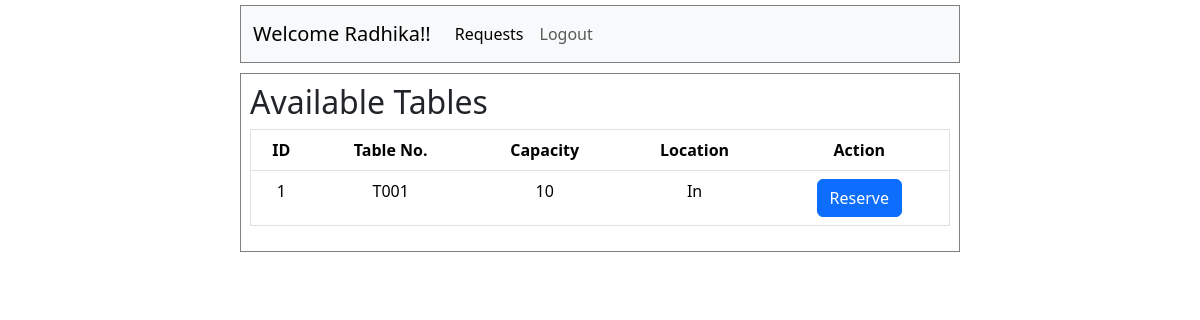
/user/2, run on the app's committed database.
### application/models.py (models this page shows)
class User(db.Model):
    id = db.Column(db.Integer, primary_key = True)
    username = db.Column(db.String, unique = True, nullable = False)
    email = db.Column(db.String, unique = True, nullable = False)
    password = db.Column(db.String, nullable = False)
    role = db.Column(db.String, nullable = False, default = 'customer')
    reservations = db.relationship('Reservation', backref = 'user')

class Table(db.Model):
    id = db.Column(db.Integer, primary_key = True)
    table_number = db.Column(db.Integer, unique = True, nullable = False)
    capacity = db.Column(db.Integer, nullable = False)
    location = db.Column(db.String, nullable = False)
    status = db.Column(db.String, default = 'available', nullable = False)
    reservations = db.relationship('Reservation', backref = 'table')

### application/controllers.py (the view)
@app.route('/user/<int:id>')
def user_dash(id):
    this_user = User.query.get(id)
    all_tables = Table.query.filter_by(status = 'available').all()
    return render_template("user_dash.html", this_user = this_user, tables = all_tables)

### templates/user_dash.html (shortened to what this page needs)
<!DOCTYPE html>
<html lang="en">
<head>
    <link href="https://cdn.jsdelivr.net/npm/bootstrap@5.3.8/dist/css/bootstrap.min.css" rel="stylesheet">
    <link rel="stylesheet" href="/static/style.css">
</head>
<body>
    <div id="main">
        <div id="canva2">
            <nav class="navbar navbar-expand-lg bg-body-tertiary">
                <div class="container-fluid">
                    <a class="navbar-brand" href="#">Welcome {{ this_user.username }}!!</a>
                    <div class="collapse navbar-collapse" id="navbarSupportedContent">
                    <ul class="navbar-nav me-auto mb-2 mb-lg-0">
                        <li class="nav-item">
                        <a class="nav-link active" aria-current="page" href="/templates/user_req.html">Requests</a>
                        <li class="nav-item">
                        <a class="nav-link" href="/templates/login.html">Logout</a>
                        </li>
                    </ul>
                    </div>
                </div>
            </nav>
            <div id="mngetable">
                <h2 class="headings">Available Tables</h2>
                <table class="table text-center border">
                    <thead>
                        <tr>
                        <th scope="col">ID</th>
                        <th scope="col">Table No.</th>
                        <th scope="col">Capacity</th>
                        <th scope="col">Location</th>
                        <th scope="col">Action</th>
                        </tr>
                    </thead>
                    <tbody>
                        {% for i in tables %}
                            <tr>
                                <td scope="row">{{ i.id }}</td>
                                <td>{{i.table_number}}</td>
                                <td>{{i.capacity}}</td>
                                <td>{{i.location}}</td>
                                <td> <a href="/reserve" class="btn btn-primary">Reserve</a></td>
                            </tr>
                        {% endfor %}
                    </tbody>
                </table>
            </div>
         </div>
    </div>
</body>
</html>

### static/style.css (style rules this page uses)
* { margin: 0; }
#canva2 { height: 100vh; width: 60vw; margin: auto; }
#mngetable { padding: 9px; margin-top: 10px; border: 1px solid grey; }
nav { margin-top: 5PX; border: 1px solid grey; }

### data on the page
User: username "Radhika"
Table: id "1", table_number "T001", capacity "10", location "In"
